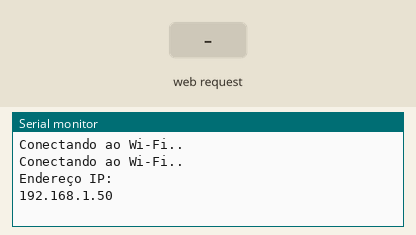
This sketch was run on a simulated ESP32. On the bench: the last lines printed to the serial monitor. The inputs (shaded band) are chosen by the test bench. WiFi joins after 1.5 s; servers stay silent unless stated.

Above: at 3.2 s.
3.3 s: HTTP request GET /temperature received
At 3.9 s:
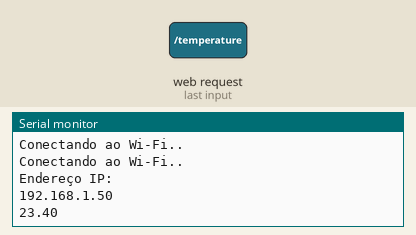
4.8 s: HTTP request GET /humidity received
At 6.2 s:
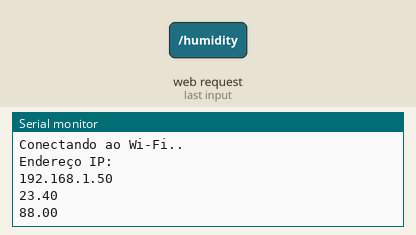

The sketch:

temperatura.ino
```cpp
// Importar bibliotecas necessárias
#include <WiFi.h>

// Instalar as duas bibliotecas e todas as dependências
#include <ESPAsyncWebServer.h>

// Biblioteca "DHT sensor library"
#include <DHT.h>

//#include <Adafruit_Sensor.h> // Dependência da DHT

// Substitua pelas credenciais da sua rede
const char* ssid = "iPhone de Larissa";
const char* password = "larimuniz";

#define DHTPIN 27     // Pino digital conectado ao sensor DHT
// Tipo de sensor em uso:
#define DHTTYPE DHT11
// Instancia o objeto DHT
DHT dht(DHTPIN, DHTTYPE);

// Criação do objeto AsyncWebServer na porta 80
AsyncWebServer server(80);


// Este trecho abaixo será usado quando ligarmos o sensor de temperatura e umidade DHT11
// Função para ler a temperatura do sensor DHT
String readDHTTemperature() {
  // As leituras do sensor podem ter até 2 segundos de atraso (sensor muito lento)
  // Ler temperatura em Celsius (padrão)
  float t = 23.4;
  // Quando ligar o sensor, remova o comentário abaixo:
  //float t = dht.readTemperature();
  // Ler temperatura em Fahrenheit (isFahrenheit = true)
  //float t = dht.readTemperature(true);
  // Verifica se a leitura falhou
  if (isnan(t)) {
    Serial.println("Falha ao ler do sensor DHT!");
    return "--";
  }
  else {
    Serial.println(t);
    return String(t);
  }
}

// Função para ler a umidade do sensor DHT
String readDHTHumidity() {
  // As leituras do sensor podem ter até 2 segundos de atraso (sensor muito lento)
  float h = 88;
  //float h = dht.readHumidity();
  if (isnan(h)) {
    Serial.println("Falha ao ler do sensor DHT!");
    return "--";
  }
  else {
    Serial.println(h);
    return String(h);
  }
}

// Página HTML principal armazenada na memória flash
const char index_html[] PROGMEM = R"rawliteral(
<!DOCTYPE HTML><html>
<head>
  <meta name="viewport" content="width=device-width, initial-scale=1">
  <link rel="stylesheet" href="https://use.fontawesome.com/releases/v5.7.2/css/all.css" integrity="sha384-fnmOCqbTlWIlj8LyTjo7mOUStjsKC4pOpQbqyi7RrhN7udi9RwhKkMHpvLbHG9Sr" crossorigin="anonymous">
  <style>
    html {
     font-family: Arial;
     display: inline-block;
     margin: 0px auto;
     text-align: center;
    }
    h2 { font-size: 3.0rem; }
    p { font-size: 3.0rem; }
    .units { font-size: 1.2rem; }
    .dht-labels{
      font-size: 1.5rem;
      vertical-align: middle;
      padding-bottom: 15px;
    }
  </style>
</head>
<body>
  <h2>Servidor ESP32 DHT</h2>
  <p>
    <i class="fas fa-thermometer-half" style="color:#059e8a;"></i>
    <span class="dht-labels">Temperatura</span>
    <span id="temperature">%TEMPERATURE%</span>
    <sup class="units">&deg;C</sup>
  </p>
  <p>
    <i class="fas fa-tint" style="color:#00add6;"></i>
    <span class="dht-labels">Umidade</span>
    <span id="humidity">%HUMIDITY%</span>
    <sup class="units">&percnt;</sup>
  </p>
</body>
<script>
setInterval(function () {
  var xhttp = new XMLHttpRequest();
  xhttp.onreadystatechange = function() {
    if (this.readyState == 4 && this.status == 200) {
      document.getElementById("temperature").innerHTML = this.responseText;
    }
  };
  xhttp.open("GET", "/temperature", true);
  xhttp.send();
}, 10000);

setInterval(function () {
  var xhttp = new XMLHttpRequest();
  xhttp.onreadystatechange = function() {
    if (this.readyState == 4 && this.status == 200) {
      document.getElementById("humidity").innerHTML = this.responseText;
    }
  };
  xhttp.open("GET", "/humidity", true);
  xhttp.send();
}, 10000);
</script>
</html>)rawliteral";

// Função para substituir os espaços reservados por valores do DHT
String processor(const String& var){
  //Serial.println(var);
  if(var == "TEMPERATURE"){
    return readDHTTemperature();
  }
  else if(var == "HUMIDITY"){
    return readDHTHumidity();
  }
  return String();
}

void setup(){
  // Porta serial para fins de depuração
  Serial.begin(115200);

  dht.begin();

  // Conectar ao Wi-Fi
  WiFi.begin(ssid, password);
  while (WiFi.status() != WL_CONNECTED) {
    delay(1000);
    Serial.println("Conectando ao Wi-Fi..");
  }

  // Exibir o endereço IP local do ESP32
    Serial.println("Endereço IP: ");
    Serial.println(WiFi.localIP());
  //Serial.println(WiFi.localIP());

  // Rota para a página inicial
  server.on("/", HTTP_GET, [](AsyncWebServerRequest *request){
    request->send_P(200, "text/html", index_html, processor);
  });

  // Rota para retornar a temperatura
  server.on("/temperature", HTTP_GET, [](AsyncWebServerRequest *request){
    request->send_P(200, "text/plain", readDHTTemperature().c_str());
  });

  // Rota para retornar a umidade
  server.on("/humidity", HTTP_GET, [](AsyncWebServerRequest *request){
    request->send_P(200, "text/plain", readDHTHumidity().c_str());
  });

  // Iniciar o servidor
  server.begin();
}

void loop(){

}
```

Measured:
- after the input at 3.3 s, the serial monitor: prints a new line at once (image 1)
- after the input at 4.8 s, the serial monitor: prints a new line at once (image 2)
